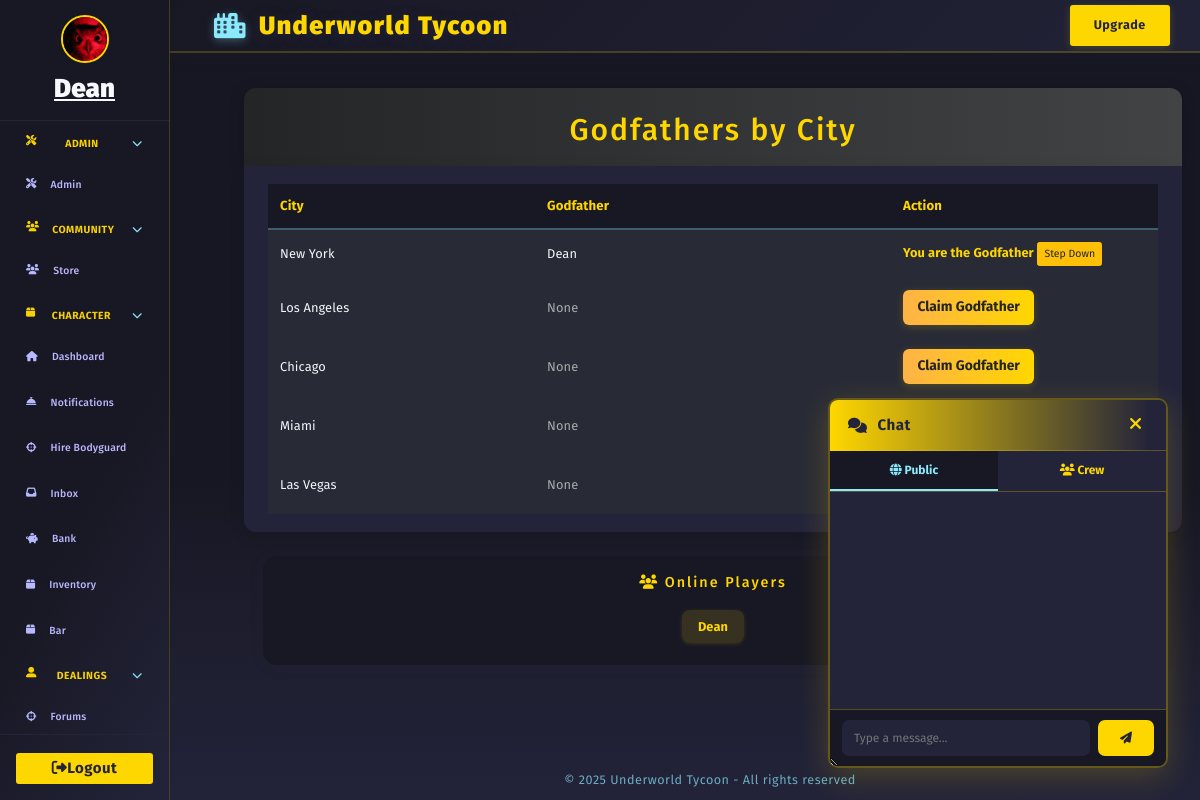
Page /godfathers (signed in) on the committed database.
### models/character.py (models this page shows, shortened)
class Character(db.Model):
    __tablename__ = 'character'
    id = db.Column(db.Integer, primary_key=True)
    user_id = db.Column(db.Integer, db.ForeignKey('user.id'), nullable=True)
    user = db.relationship('User', backref=db.backref('linked_character', overlaps="linked_characters"), foreign_keys=[user_id], overlaps="linked_characters")
    name = db.Column(db.String(64), unique=True, nullable=False)
    bodyguards = db.Column(db.Integer, default=0)
    date_created = db.Column(db.DateTime, nullable=True, default=datetime.utcnow)
    health = db.Column(db.Integer, default=100)
    money = db.Column(db.Integer, default=250)
    level = db.Column(db.Integer, default=1)
    xp = db.Column(db.Integer, default=0)
    last_crime_time = db.Column(db.DateTime, nullable=True)
    last_travel_time = db.Column(db.DateTime, nullable=True)
    city = db.Column(db.String(64), default="New York")
    gun_id = db.Column(db.Integer, db.ForeignKey('shop_item.id'))
    gun = db.relationship('ShopItem', foreign_keys=[gun_id])
    in_jail = db.Column(db.Boolean, default=False)
    jail_until = db.Column(db.DateTime, nullable=True)
    bar_timer = db.Column(db.DateTime, nullable=True)
    bar_cooldown = db.Column(db.DateTime, nullable=True)  # New field for bar cooldown
    crime_group_id = db.Column(db.Integer, db.ForeignKey('organized_crime.id'))
    crime_group = db.relationship("OrganizedCrime", back_populates="members", foreign_keys=[crime_group_id])
    master_id = db.Column(db.Integer, db.ForeignKey('user.id'))
    equipped_gun_id = db.Column(db.Integer, db.ForeignKey('gun.id'), nullable=True)
    equipped_gun = db.relationship('Gun', foreign_keys=[equipped_gun_id])
    earn_streak = db.Column(db.Integer, default=0)
    last_earned = db.Column(db.DateTime, nullable=True)
    is_alive = db.Column(db.Boolean, default=True)
    profile_image = db.Column(db.String(255), nullable=True)
    crew_id = db.Column(db.Integer, db.ForeignKey('crew.id'))
    linked_user = db.relationship('User', foreign_keys=[user_id], overlaps="linked_character,linked_characters,user")
    crew = db.relationship('Crew', backref='characters')
    bio = db.Column(db.Text, default="")
    bodyguard_names = db.Column(db.Text, default="[]")  # Store as JSON list of names
    steal_cooldown = db.Column(db.DateTime, nullable=True)
    kills = db.Column(db.Integer, default=0)

### app.py (the view)
@app.route('/godfathers', methods=['GET', 'POST'])
@login_required
def godfathers_page():
    godfathers = {g.city: g.character for g in Godfather.query.all()}
    character = Character.query.filter_by(master_id=current_user.id, is_alive=True).first()
    cities = CITIES
    claim_forms = {city: ClaimGodfatherForm(prefix=city.replace(" ", "_")) for city in cities}
    step_down_form = StepDownGodfatherForm()
    crew = Crew.query.get(character.crew_id) if character and character.crew_id else None
    if character.in_jail and character.jail_until and character.jail_until > datetime.utcnow():
        remaining = character.jail_until - datetime.utcnow()
        mins, secs = divmod(int(remaining.total_seconds()), 60)
        flash(f"You are in jail for {mins}m {secs}s.", "danger")
        return redirect(url_for('jail'))
    return render_template(
        'godfathers.html',
        character=character,
        godfathers=godfathers,
        cities=cities,
        claim_forms=claim_forms,
        step_down_form=step_down_form
    )

### templates/godfathers.html (shortened to what this page needs)
{% extends "base.html" %}
{% block content %}
<div class="godfathers-header">
    <h1>Godfathers by City</h1>
</div>
<div class="godfathers-list">
    <table class="godfather-table">
        <tr>
            <th style="width:30%;">City</th>
            <th style="width:40%;">Godfather</th>
            <th style="width:30%;">Action</th>
        </tr>
        {% for city in cities %}
        <tr>
            <td>{{ city }}</td>
            <td>
                {% if godfathers[city] %}
                    {{ godfathers[city].name }}
                {% else %}
                    <span class="none">None</span>
                {% endif %}
            </td>
            <td>
                {% if not godfathers[city] %}
                    <form method="post" action="{{ url_for('claim_godfather', city=city) }}">
                        {{ claim_forms[city].submit(class_="btn btn-primary btn-sm") }}
                    </form>
                {% elif godfathers[city].id == character.id %}
                    <span class="you-godfather">You are the Godfather</span>
                    <form method="post" action="{{ url_for('step_down_godfather') }}" style="display:inline;">
                        {{ step_down_form.submit(class_="btn btn-warning btn-sm", onclick="return confirm('Are you sure you want to step down as Godfather?');") }}
                    </form>
                {% endif %}
            </td>
        </tr>
        {% endfor %}
    </table>
</div>
{% endblock %}

### templates/base.html (shortened to what this page needs)
<!DOCTYPE html>
<html lang="en">
<head>
  <link rel="stylesheet" href="https://cdn.jsdelivr.net/npm/bootstrap@4.6.2/dist/css/bootstrap.min.css">
  <link rel="stylesheet" href="https://cdnjs.cloudflare.com/ajax/libs/font-awesome/6.4.2/css/all.min.css">
</head>
<body style="background: #181824; color: #f5f6fa;" class="fade-in">
  <div class="layout-root fade-in" style="position:relative; z-index:1; min-height:100vh;">
    {% block sidebar %}
    {% set hide_sidebar = request.endpoint in ['login', 'register'] %}
    {% if not hide_sidebar %}
    <div class="sidebar" id="sidebar" style="z-index:300; position:fixed; left:0; top:0; height:100vh;">
      {% if current_user.is_authenticated %}
        <div class="sidebar-user">
          {% set character = current_character %}
          {% if character and character.profile_image %}
            <img
              src="{{ url_for('static', filename=character.profile_image) if not character.profile_image.startswith('http') else character.profile_image }}"
              class="crew-avatar"
              alt="avatar"
              style="width:48px;height:48px;border-radius:50%;margin-bottom:6px;border:2px solid #ffd700;object-fit:cover;"
            >
          {% else %}
            <i id="char-name" class="fas fa-user-circle"></i>
          {% endif %}
          {% if character %}
            <a href="{{ url_for('profile_by_id', char_id=character.id) }}" style="color:inherit; text-decoration: underline;">
              <strong>{{ character.name }}</strong>
            </a>
          {% else %}
            <span><strong>No character</strong></span>
          {% endif %}
        </div>
      {% endif %}
      <div class="sidebar-nav" style="width:100%;height:100%;overflow-y:auto;">
        {% if current_user.is_authenticated and current_user.is_admin %}
        <div class="sidebar-category">
          <div class="sidebar-category-title collapsible" onclick="toggleSidebarCategory(this)">
            <i class="fas fa-tools"></i>&nbsp;Admin
            <span class="collapse-arrow"><i class="fas fa-chevron-down"></i></span>
          </div>
          <div class="sidebar-subnav" style="display:flex;flex-direction:column;">
            <a href="{{ url_for('admin.admin_dashboard') }}" class="{% if request.endpoint == 'admin.index' %}active{% endif %}">
              <i class="fas fa-tools"></i> <span>Admin</span>
            </a>
          </div>
        </div>
        {% endif %}
        <div class="sidebar-category">
          <div class="sidebar-category-title collapsible" onclick="toggleSidebarCategory(this)">
            <i class="fas fa-users"></i>&nbsp;Community
            <span class="collapse-arrow"><i class="fas fa-chevron-down"></i></span>
          </div>
          <div class="sidebar-subnav">
            <a href="{{ url_for('mtx') }}" class="{% if request.endpoint == 'mtx' %}active{% endif %}">
              <i class="fas fa-users"></i> <span>Store</span>
            </a>
          </div>
        </div>
        {% if current_character.in_jail == 0 %}
        <div class="sidebar-category">
          <div class="sidebar-category-title collapsible" onclick="toggleSidebarCategory(this)">
            <i class="fas fa-box"> </i>&nbsp;Character
            <span class="collapse-arrow"><i class="fas fa-chevron-down"></i></span>
          </div>
          <div class="sidebar-subnav" style="display:flex;flex-direction:column;">
            <a href="{{ url_for('dashboard') }}" class="{% if request.endpoint == 'dashboard' %}active{% endif %}">
              <i class="fas fa-home"></i> <span>Dashboard</span>
            </a>
            <a href="{{ url_for('notifications') }}" class="{% if request.endpoint == 'notifications' %}active{% endif %}">
              <i class="fas fa-concierge-bell"></i> <span>Notifications</span>
            </a>
            <a href="{{ url_for('hire_bodyguard') }}" class="{% if request.endpoint == 'hire_bodyguard' %}active{% endif %}">
              <i class="fas fa-crosshairs"></i> <span>Hire Bodyguard</span>
            </a>
            <a href="{{ url_for('inbox') }}" class="{% if request.endpoint == 'inbox' %}active{% endif %}">
              <i class="fas fa-inbox"></i> <span>Inbox</span>
            </a>
            <a href="{{ url_for('bank') }}" class="{% if request.endpoint == 'bank' %}active{% endif %}">
              <i class="fas fa-piggy-bank"></i> <span>Bank</span>
            </a>
            <a href="{{ url_for('inventory') }}" class="{% if request.endpoint == 'inventory' %}active{% endif %}">
              <i class="fas fa-box"></i> <span>Inventory</span>
            </a>
            <a href="{{ url_for('send_beer') }}" class="{% if request.endpoint == 'send_beer' %}active{% endif %}">
              <i class="fas fa-box"></i> <span>Bar</span>
            </a>
          </div>
        </div>
        {% endif %}
        {% if current_character.in_jail == 0 %}
        <div class="sidebar-category">
          <div class="sidebar-category-title collapsible" onclick="toggleSidebarCategory(this)">
            <i class="fas fa-user-alt"></i>&nbsp;Dealings
            <span class="collapse-arrow"><i class="fas fa-chevron-down"></i></span>
          </div>
          <div class="sidebar-subnav">
            <a href="{{ url_for('forums') }}" class="{% if request.endpoint == 'forums' %}active{% endif %}">
              <i class="fas fa-crosshairs"></i> <span>Forums</span>
            </a>
          </div>
        </div>
        {% endif %}
      </div>
      <div class="sidebar-footer">
        {% if current_user.is_authenticated %}
        <a href="{{ url_for('logout') }}" class="btn"><i id="fas-fa" class="fas fa-sign-out-alt"></i><span>Logout</span> </a>
        {% endif %}
      </div>
    </div>
    {% endif %}
    {% set main_area_style = 'min-height:100vh;' + (' margin-left:220px;' if not hide_sidebar else '') %}
    {% if not hide_sidebar %}
      {% set topbar_style = 'position:fixed; top:0; z-index:100; left: 170px; width: calc(100vw - 170px);' %}
    {% else %}
      {% set topbar_style = 'position:fixed; top:0; z-index:100; left:0; width:100vw;' %}
    {% endif %}
    <div class="main-area" style="{{ main_area_style }}">
      <header class="topbar" style="{{ topbar_style }}">
        <span class="topbar-title">
          <i class="fas fa-city"></i> <a href="/"> {%block topbar_title %}Underworld Tycoon{% endblock %}</a>
        </span>
        <div class="topbar-actions">
          {% block topbar_actions %}
          {% if current_user.is_authenticated and not current_user.premium %}
          <form action="{{ url_for('upgrade') }}" method="post" class="d-inline">
            {{ upgrade_form.submit(class_="btn") }}
          </form>
          {% elif current_user.is_authenticated and current_user.premium %}
          <span class="badge">
            <i class="fas fa-crown"></i> Premium
          </span>
          {% endif %}
          {% endblock %}
        </div>
      </header>
      <main class="content-area" style="margin-top:70px;">
        {% block content %}{% endblock %}
  <link rel="stylesheet" href="https://cdn.jsdelivr.net/npm/github-markdown-css@5.5.1/github-markdown.min.css">
{% if current_user.is_authenticated %}
  <div class="online-card-container" style="margin-top: 24px; justify-content: center;">
    <div class="online-card" style="flex-direction: column; max-width: 900px; background: rgba(24,24,36,0.92); box-shadow: 0 2px 12px #23243a55; border-radius: 14px; padding: 18px 24px;">
      <div class="online-card-header" style="margin-bottom: 10px; text-align: center;">
        <h1 style="font-size:1.2rem; color:#ffd700; margin:0 0 8px 0;"><i class="fas fa-users"></i> Online Players</h1>
      </div>
      <div style="display: flex; flex-wrap: wrap; gap: 12px; align-items: center; justify-content: center;">
        <span style="background: #ffd70022; color: #ffd700; font-weight: 700; border-radius: 8px; padding: 7px 16px; margin-bottom: 4px; box-shadow: 0 1px 4px #ffd70022;">{{ character.name }}</span>
      </div>
    </div>
  </div>
{% endif %}
      </main>
      <footer>
        &copy; {{ current_year if current_year else "2025" }} Underworld Tycoon - All rights reserved
      </footer>
    </div>
    {% if current_user.is_authenticated %}
    <div id="floating-chat">
      <div class="chat-header">
        <span class="chat-title"><i class="fas fa-comments"></i> Chat</span>
        <button type="button" class="chat-close" onclick="toggleChat()" title="Close chat">
          <i class="fas fa-times"></i>
        </button>
      </div>
      <div class="chat-tabs">
        <button type="button" id="tab-public" class="chat-tab active-tab" onclick="switchTab('public')">
          <i class="fas fa-globe"></i> Public
        </button>
        <button type="button" id="tab-crew" class="chat-tab" onclick="switchTab('crew')">
          <i class="fas fa-users"></i> Crew
        </button>
      </div>
      <div id="chat-messages" class="chat-messages"></div>
      <form id="chat-form" method="POST" autocomplete="off">
        {{ chat_form.message(id="chat-input", maxlength=250, placeholder="Type a message...") }}
        <button type="submit" id="chat-submit"><i class="fas fa-paper-plane"></i></button>
      </form>
    </div>
    {% endif %}
  </div>
</body>
</html>
{% endblock %}

### rows in the picture
Character: profile_image (picture), name "Dean", name "Dean"

### other values in the picture
{{ city }} "New York" "Los Angeles" "Chicago" "Miami" "Las Vegas"
{{ current_year if current_year else "2025" }} "2025"
